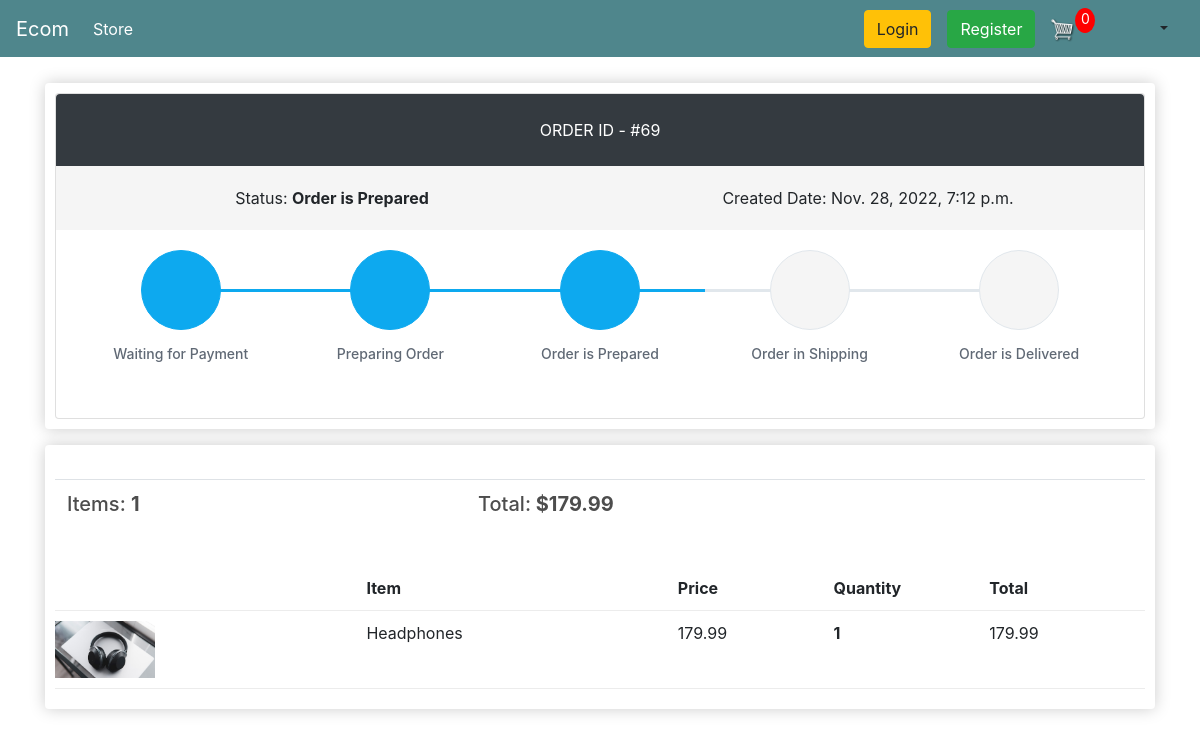
The app's page /order-details/69 with its own data.
### store/models.py (models this page shows, shortened)
class Order(models.Model):
    STATUS_CHOICES = (
        (0, 'Waiting for Payment'),
        (1, 'Preparing Order'),
        (2, 'Order is Prepared'),
        (3, 'Order in Shipping'),
        (4, 'Order is Delivered'),
        (5, 'Cancelled')
    )
    PAYMENT_OPTION_CHOICES = (
        ('Cash On Delivery', 'Cash On Delivery'),
        ('Bkash', 'Bkash'),
    )
    customer = models.ForeignKey(Customer, on_delete=models.SET_NULL, null=True, blank=True)
    order_status = models.IntegerField('Order Status', choices=STATUS_CHOICES, default=0)
    payment_option = models.CharField('Payment Options', choices=PAYMENT_OPTION_CHOICES, max_length=20, default='Cash On Delivery')
    created = models.DateTimeField('Created in', auto_now_add=True)
    modified = models.DateTimeField('Modified in', auto_now=True)
    transaction_id = models.CharField(max_length=100, null=True)
    class Meta:
        verbose_name = 'Order'
        ordering = ('-created',)
    @property
    def get_order_total(self):
        order_items = self.orderitem_set.all()
        total = sum([item.get_total for item in order_items])
        return total
    @property
    def get_number_of_items(self):
        order_items = self.orderitem_set.all()
        total = sum([item.quantity for item in order_items])
        return total

class OrderItem(models.Model):
    product = models.ForeignKey(Product, on_delete=models.SET_NULL, null=True, blank=True)
    order = models.ForeignKey(Order, on_delete=models.SET_NULL, null=True, blank=True)
    quantity = models.IntegerField(default=0, null=True, blank=True)
    date_added = models.DateTimeField(auto_now_add=True)
    def __str__(self) -> str:
        return f'OrderItem ID: {self.id}  ->   Name: {self.product.name}'
    @property
    def get_total(self):
        return self.quantity * self.product.price

class Product(models.Model):
    name = models.CharField(max_length=200, null=True)
    price = models.FloatField()
    discount_price = models.FloatField(default=0.0)
    digital = models.BooleanField(default=False, null=True, blank=True)
    image = models.ImageField(null=True, blank=True)
    @property
    def imageURL(self):
        try:
            url = self.image.url
        except:
            url = ''
        return url

### customers/views.py (the view)
# urls.py: path('order-details/<int:pk>', customer_views.OrderDetailView.as_view(), name = 'order-details'),
class OrderDetailView(DetailView):
    login_required = True
    template_name: str = "customers/order-details.html"
    context_object_name: str = "order"
    model = Order
    def get_context_data(self,*args, **kwargs):
        context = super(OrderDetailView, self).get_context_data(*args,**kwargs)
        context['items'] = self.items
        context['noOfCartItems'] = self.noOfCartItems
        context['trackInfoList'] = self.trackInfoList
        return context
    def get(self, request, *args, **kwargs):
        self.cookieData = cartData(request=request)
        self.noOfCartItems = self.cookieData['noOfCartItems']
        self.order_id = self.kwargs.get('pk')
        self.items = OrderItem.objects.filter(order__id=self.order_id)
        order = Order.objects.filter(id=self.order_id).first()
        self.trackInfoList = getTrackInfoList(order.order_status)
        print(f'order_id = {self.order_id}  items = {self.items},  noOfCartItems = {self.noOfCartItems}')
        return super(OrderDetailView, self).get(request, *args, **kwargs)

### store/utils.py (called while the page is built, shortened)
def cookieCart(request):
    try:
        temp_cart = json.loads(request.COOKIES['cart'])
    except:
        temp_cart = {}
    print('temp_cart: ', temp_cart)
    items = []
    cart = {
        'get_cart_total': 0,
        'get_checked_item_count': 0,
        'shipping': False
    }
    noOfCartItems = 0
    return {
        'noOfCartItems': noOfCartItems,
        'cart': cart,
        'items': items
    }

def cartData(request):
    if request.user.is_authenticated:
        customer = request.user.customer
        cart, created = Cart.objects.get_or_create(customer=customer)
        items = cart.cartitem_set.all()
        noOfCartItems = cart.get_all_cart_item_count
    else:
        cookieData = cookieCart(request=request)
        noOfCartItems = cookieData['noOfCartItems']
        cart = cookieData['cart']
        items = cookieData['items']
    return {
        'noOfCartItems': noOfCartItems,
        'cart': cart,
        'items': items
    }

### templates/customers/order-details.html (shortened to what this page needs)
{% extends 'store/main.html' %}
{% load static %}
{% block content %}
    <div class="row">
        <div class="col-lg-12">
            <div class="box-element padding-bottom-3x mb-3 mt-3">
                <div class="card">
                  <div class="p-4 text-center text-white text-lg rounded-top" style="background-color:#343a40 !important"><span class="text-uppercase">Order ID - </span><span class="text-medium">#{{ order.id }}</span></div>
                  <div class="d-flex flex-wrap flex-sm-nowrap justify-content-between py-3 px-2 bg-order-overview" style="background-color:#f5f5f5">
                    <div class="w-100 text-center py-1 px-2"><span class="text-medium">Status:</span> <strong>{{ order.get_order_status_display }}</strong></div>
                    <div class="w-100 text-center py-1 px-2"><span class="text-medium">Created Date:</span> {{ order.created }}</div>
                  </div>
                  <div class="card-body">
                    <div class="steps d-flex flex-wrap flex-sm-nowrap justify-content-between padding-top-2x padding-bottom-1x">
                        {% for trackInfo in trackInfoList %}
                            {% if trackInfo.is_completed %}
                            <div class="step completed">
                            {% else %}
                            <div class="step">
                            {% endif %}
                                <div class="step-icon-wrap">
                                <div class="step-icon"><i class="{{ trackInfo.icon }}"></i></div>
                                </div>
                                <h4 class="step-title">{{ trackInfo.title }}</h4>
                            </div>
                        {% endfor%}
                    </div>
                  </div>
                </div>
            </div>
            <div class="box-element mb-5">
                <br>
                <table class="table">
                    <tr>
                        <th><h5>Items: <strong>{{ order.get_number_of_items }} </strong></h5></th>
                        <th><h5>Total:<strong> ${{order.get_order_total|floatformat:2}} </strong></h5></th>
                    </tr>
                </table>
                <br/>
                <div class="cart-row">
                    <div style="flex:2"></div>
                    <div style="flex:2"><strong>Item</strong></div>
                    <div style="flex:1"><strong>Price</strong></div>
                    <div style="flex:1"><strong>Quantity</strong></div>
                    <div style="flex:1"><strong>Total</strong></div>
                </div>
                {% for item in items %}
                    <div class="cart-row">
                        <div style="flex:2"><img class="row-image" src="{{item.product.imageURL}}"></div>
                        <div style="flex:2"><p>{{item.product.name}}</p></div>
                        <div style="flex:1"><p>{{item.product.price|floatformat:2}} </p></div>
                        <div style="flex:1">
                            <p class="quantity">{{item.quantity}}</p>
                        </div>
                        <div style="flex:1"><p>{{item.get_total|floatformat:2}} </p></div>
                    </div>
                {% endfor %}
            </div>
        </div>
    </div>
    <link rel="stylesheet" type="text/css" href="{% static 'css/order-details.css' %}">
    <link rel="stylesheet" href="https://cdn.jsdelivr.net/npm/pixeden-stroke-7-icon@1.2.3/pe-icon-7-stroke/dist/pe-icon-7-stroke.min.css">
    <link href="https://cdn.jsdelivr.net/npm/bootstrap@4.4.1/dist/css/bootstrap.min.css" rel="stylesheet">
{% endblock content %}

### static/css/main.css (style rules this page uses)
body { background-color: hsl(0, 0%, 98%); }
h1,h2,h3,h4,h5,h6 { color:hsl(0, 0%, 30%); }
.box-element { box-shadow:hsl(0, 0%, 80%) 0 0 16px; background-color: #fff; border-radius: 4px; padding: 10px; }
.col-lg-4, .col-lg-6, .col-lg-8, .col-lg-12 { margin-top: 10px; }
.row-image { width: 100px; }
.cart-row { display: flex; align-items: flex-stretch; padding-bottom: 10px; margin-bottom: 10px; border-bottom: 1px solid #ececec; }
.quantity { display: inline-block; font-weight: 700; padding-right:10px; }

### static/css/order-details.css (style rules this page uses)
.steps .step { display: block; width: 100%; margin-bottom: 35px; text-align: center }
.steps .step .step-icon-wrap { display: block; position: relative; width: 100%; height: 80px; text-align: center }
.steps .step .step-icon-wrap::before, .steps .step .step-icon-wrap::after { display: block; position: absolute; top: 50%; width: 50%; height: 3px; margin-top: -1px; background-color: #e1e7ec; content: ''; z-index: 1 }
.steps .step .step-icon-wrap::before { left: 0 }
.steps .step .step-icon-wrap::after { right: 0 }
.steps .step .step-icon { display: inline-block; position: relative; width: 80px; height: 80px; border: 1px solid #e1e7ec; border-radius: 50%; background-color: #f5f5f5; color: #374250; font-size: 38px; line-height: 81px; z-index: 5 }
.steps .step .step-title { margin-top: 16px; margin-bottom: 0; color: #606975; font-size: 14px; font-weight: 500 }
.steps .step:first-child .step-icon-wrap::before { display: none }
.steps .step:last-child .step-icon-wrap::after { display: none }
.steps .step.completed .step-icon-wrap::before, .steps .step.completed .step-icon-wrap::after { background-color: #0da9ef }
.steps .step.completed .step-icon { border-color: #0da9ef; background-color: #0da9ef; color: #fff }
.bg-faded, .bg-order-overview { background-color: #f5f5f5 !important; }

### records on screen
Order: id "69", order_status "Order is Prepared", created "Nov. 28, 2022, 7:12 p.m.", get_number_of_items "1", get_order_total "179.99"
OrderItem: product.imageURL (picture), product.name "Headphones", product.price "179.99", quantity "1", get_total "179.99"

### other values on screen
{{ noOfCartItems }} "0"
{{ trackInfo.title }} "Waiting for Payment" "Preparing Order" "Order is Prepared" "Order in Shipping" "Order is Delivered"
